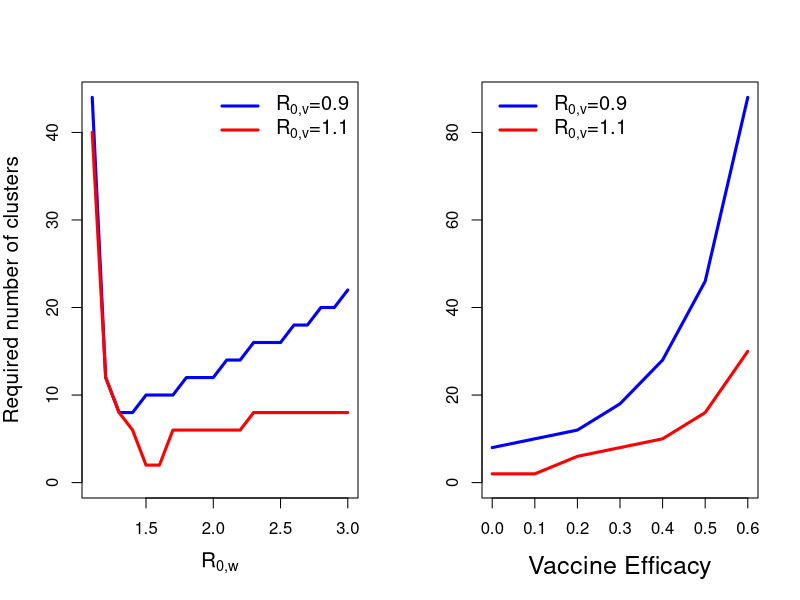

Write R code to recreate this figure.
# From Lee's code
t.test.calcs <- function(sd1, sd2, alpha=0.05, N=NULL, delta=NULL, pow=NULL) {
  if (is.null(N)+is.null(delta)+is.null(pow)+is.null(alpha) != 1) {
    print("Error: Need exactly one of N, delta, power, or alpha to be null")
    return(NA)
  } else if (is.null(N)) {
    approx <- ((sd1^2+sd2^2)*(qnorm(1-alpha/2)+qnorm(pow))^2)/(delta^2)
    if (approx < 1) {
      return(1)
    } else {
      return(uniroot(f=function(x) ((sd1^2+sd2^2)*(qt(p=1-alpha/2, df=2*x-2)+qt(p=pow, df=2*x-2))^2)/(delta^2)-x,
                     lower=approx, upper=approx*5)$root)
    }
  } else if(is.null(pow)) {
    return(pow <- pt(q=sqrt((N*delta^2)/(sd1^2+sd2^2))-qt(p=1-alpha/2, df=2*N-2), df=2*N-2))
  } else if(is.null(delta)) {
    return(sqrt(((sd1^2+sd2^2)*(qt(p=1-alpha/2, df=2*N-2)+qt(p=pow, df=2*N-2))^2)/N))
  } else {
    return(2*(1-pt(q=sqrt((N*delta^2)/(sd1^2+sd2^2))-qt(p=pow, df=2*N-2), df=2*N-2)))
  }
}

# Function to get final size
getFinalSize <- function(q, i0, r0, gamma, phi) {
  # Make relation
  s_init <- 1 - i0 - q
  s_infs <- seq(0, s_init, 0.00001)
  r0_func <- function(q, i0, gamma, phi, s_inf) {
    num <- (s_init) * log(((1 - gamma) * (s_init)) / s_inf)
    denom <- ((1 - gamma) * (s_init) - s_inf) + gamma * (s_init) * (1 - (s_inf / ((1 - gamma) * (s_init)))^phi) + i0
    return(num / denom)
  }
  r0s <- sapply(s_infs, FUN=r0_func, q=q, i0=i0, gamma=gamma, phi=phi)
  # Get final size proportions
  if (r0 == 0) { # If the infection has an r0 of 0, then it will not spread
    s_final <- 1 - i0 - q # prop. suscep = 1 - prop. init. infect - prop. init. recov.
  } else {
    s_final <- s_infs[which(r0s < r0)[1]] # prop. of the initially susceptible who get infected
  }
  v_final <- gamma * (s_init) * (s_final / ((1 - gamma) * (s_init)))^phi
  # Prop. recovereds of:
  # (1) Pre-existing recovereds
  # (2) naive susceptibles who got infecteds
  # (3) vaccinateds who got infecteds
  # (4) initial infections
  r_final <- 1 - s_final - v_final
  return(c(s_final, v_final, r_final))
}

# Function to get difference in final sizes
getDiffFinalSize <- function(q, i0, r0t, r0w, alpha, r0v, phi_trad, phi_trans) {
  if(q + alpha + i0 > 1) {
    return('q + alpha + i0 cannot be greater than 1.')
  } else {
    # 0) Set up global variables
    s_init = 1 - i0 - q
    # 1) Get final size of traditional vaccine
    trad_vax_res <- getFinalSize(q=q, i0=i0, r0=r0w, gamma=alpha / s_init, phi=phi_trad)
    # 2a) Get final size of "vaccine transmission." When phi=0, 
    #     The recovered prop. is actually the prop. vaccinated. 
    trans_vax_pre <- getFinalSize(q=q, i0=alpha, r0=r0v, gamma=0, phi=0)
    prop_pop_vax <- trans_vax_pre[3] - q # recovereds (made up of vaccine and init recovered) - init. recov = prop. of entire pop. vaccinated.
    # 2b) Get final size after wildtype transmission
    trans_vax_res <- getFinalSize(q=q, i0=i0, r0=r0w, gamma=prop_pop_vax / s_init, phi=phi_trans)
    s_inf_trad <- trad_vax_res[1]
    s_T_inf_trad <- trad_vax_res[2]
    s_inf_trans <- trans_vax_res[1]
    s_T_inf_trans <- trans_vax_res[2]
    # 3) Define f_trad, f_trans, f_v, f_trad_vax, f_trans_vax, f_trad_unvax, f_trans_unvax
    f_trad <- 1 - s_T_inf_trad - s_inf_trad
    f_trans <- 1 - s_T_inf_trans - s_inf_trans
    f_v <- prop_pop_vax
    f_trad_vax <- alpha - s_T_inf_trad
    f_trans_vax <- f_v - s_T_inf_trans
    f_trad_unvax <- f_trad - f_trad_vax
    f_trans_unvax <- f_trans - f_trans_vax
    # Define estimands
    ## Delta 1
    k_delta1 <- 1
    delta1 <- (f_trad / k_delta1) - (f_trans / k_delta1)
    ## Delta 4
    delta4 <- (f_trad_vax / alpha) - (f_trans_vax / f_v)
    if (delta4 < 1e-10) {
      delta4 <- 0
    }
    ## Delta 5
    delta5 <- (f_trad_unvax / (1 - alpha)) - (f_trans_unvax / (1 - alpha))
    ## Delta 2
    delta2 <- (f_trad_unvax / (1 - alpha)) - (f_trans_vax / f_v)
    ## Delta 3
    delta3 <- (f_trad_unvax / (1 - alpha)) - ((f_trans - f_trans_vax) / (1 - f_v))
    return(c(delta1, delta2, delta3, delta4, delta5,
             f_trad, f_trans, f_v, f_trad_vax, f_trans_vax, f_trad_unvax, f_trans_unvax, #12
             f_v - alpha, 1 - f_v))
  }
}

getSampSize <- function(n, q, i0, r0t, r0w, alpha, r0v, phi_trad, sampN, sigma_trad, diff_init_vax_unvax) {
  phi_trans = phi_trad
  sigma_trans = sigma_trad
  s <- sampN
  # Get final sizes
  res <- getDiffFinalSize(q, i0, r0t, r0w, alpha, r0v, phi_trad, phi_trans)
  delt1 <- res[1]
  delt2 <- res[2]
  delt3 <- res[3]
  delt4 <- res[4]
  delt5 <- res[5]
  f_trad <- res[6]
  f_trans <- res[7]
  f_v <- res[8]
  f_trad_vax <- res[9]
  f_trans_vax <- res[10]
  f_trad_unvax <- res[11]
  f_trans_unvax <- res[12]
  # Delta 1. Overall.
  var_trad_delt1 <- (n - s) / (s*(n-1)) * (f_trad * (1 - f_trad)) + 
    (n / (n - 1)) * ((s - 1) / s) * as.numeric(sigma_trad)
  var_trans_delt1 <- (n - s) / (s*(n-1)) * (f_trans * (1 - f_trans)) + 
    (n / (n - 1)) * ((s - 1) / s) * as.numeric(sigma_trans)
  req_samp_delt1 <- 2*ceiling(t.test.calcs(sd1=sqrt(var_trad_delt1), sd2=sqrt(var_trans_delt1), alpha=0.05, N=NULL, delta=delt1, pow=0.8))
  # Delta 4. Init vax.
  if (diff_init_vax_unvax) { # if can differentiate, then can sample 's' from 'k'
    s_delt4 <- s
    if (s_delt4 > n * alpha) { # if larger than 'k', sample all 'k'
      s_delt4 <- n * alpha
    }
  } else { # if cannot, can only sample 's*alpha' from 'k'
    s_delt4 <- s * alpha
  }
  f_trad4 <- f_trad_vax / alpha
  f_trans4 <- f_trans_vax / f_v
  var_trad_delt4 <- ((n * alpha) - s_delt4) / (s_delt4 * (n * alpha - 1)) * (f_trad4 * (1 - f_trad4)) +
    (n * alpha) / ((n * alpha) - 1) * ((s_delt4 - 1) / s_delt4) * var_trad_delt1 * (f_trad4 / f_trad)^2
  var_trans_delt4 <- ((n * alpha) - s_delt4) / (s_delt4 * (n * alpha - 1)) * (f_trans4 * (1 - f_trans4)) +
    (n * alpha) / ((n * alpha) - 1) * ((s_delt4 - 1) / s_delt4) * var_trans_delt1 * (f_trans4 / f_trans)^2
  if (delt4 == 0) {
    req_samp_delt4 <- 1e9
  } else {
    req_samp_delt4 <- 2*ceiling(t.test.calcs(sd1=sqrt(var_trad_delt4), sd2=sqrt(var_trans_delt4), alpha=0.05, N=NULL, delta=delt4, pow=0.8))
  }
  # Delta 5. Init unvax.
  if (diff_init_vax_unvax) {
    s_delt5 <- s
  } else {
    s_delt5 <- s * (1 - alpha)
  }
  f_trad5 <- f_trad_unvax / (1 - alpha)
  f_trans5 <- f_trans_unvax / (1 - alpha)
  var_trad_delt5 <- (n * (1 - alpha) - s_delt5) / (s_delt5 * (n * (1 - alpha) - 1)) * (f_trad5 * (1 - f_trad5)) +
    (n * (1 - alpha)) / (n * (1 - alpha) - 1) * ((s_delt5 - 1) / s_delt5) * var_trad_delt1 * (f_trad5 / f_trad)^2
  var_trans_delt5 <- (n * (1 - alpha) - s_delt5) / (s_delt5 * (n * (1 - alpha) - 1)) * (f_trans5 * (1 - f_trans5)) +
    (n * (1 - alpha)) / (n * (1 - alpha) - 1) * ((s_delt5 - 1) / s_delt5) * var_trans_delt1 * (f_trans5 / f_trans)^2
  req_samp_delt5 <- 2*ceiling(t.test.calcs(sd1=sqrt(var_trad_delt5), sd2=sqrt(var_trans_delt5), alpha=0.05, N=NULL, delta=delt5, pow=0.8))
  # Delta 2. Indir. vax.
  if (diff_init_vax_unvax) { # this s_delt2 is specific to the trans. arm.
    s_delt2 <- s * ((f_v - alpha) / (1 - alpha))
  } else {
    s_delt2 <- s * (f_v - alpha)
  }
  f_trans2 <- f_trans_vax / f_v
  var_trans_delt2 <- (n * (1 - alpha) - s_delt2) / (s_delt2 * (n * (1 - alpha) - 1)) * (f_trans2 * (1 - f_trans2)) +
    (n * (1 - alpha)) / (n * (1 - alpha) - 1) * ((s_delt2 - 1) / s_delt2) * var_trans_delt1 * (f_trans2 / f_trans)^2
  req_samp_delt2 <- 2*ceiling(t.test.calcs(sd1=sqrt(var_trad_delt5), sd2=sqrt(var_trans_delt2), alpha=0.05, N=NULL, delta=delt2, pow=0.8))
  # Delta 3. Never vax.
  if (diff_init_vax_unvax) { # this s_delt3 is specific to the trans. arm.
    s_delt3 <- s * ((1 - f_v) / (1 - alpha))
  } else {
    s_delt3 <- s * (1 - f_v)
  }
  f_trans3 <- f_trans_vax / f_v
  var_trans_delt3 <- (n * (1 - alpha) - s_delt3) / (s_delt3 * (n * (1 - alpha) - 1)) * (f_trans3 * (1 - f_trans3)) +
    (n * (1 - alpha)) / (n * (1 - alpha) - 1) * ((s_delt3 - 1) / s_delt3) * var_trans_delt1 * (f_trans3 / f_trans)^2
  req_samp_delt3 <- 2*ceiling(t.test.calcs(sd1=sqrt(var_trad_delt5), sd2=sqrt(var_trans_delt3), alpha=0.05, N=NULL, delta=delt3, pow=0.8))
  
  return(req_samp_delt1)
}

n = 1000
q = 0.1
i0 = 1/1000
r0t = 0
r0w = 2
alpha = 0.05
r0v = 0.9
phi_trad = 0.2
sampN = 100
sigma_trad = 0.01
diff_init_vax_unvax = FALSE

# Panel 2
pan2_xs <- seq(1.1, 3, by=0.1)
pan2res1 <- sapply(pan2_xs, getSampSize, n = n, q = q, i0 = i0, r0t = r0t, sampN = sampN, 
                    alpha = alpha, r0v = 0.9, phi_trad = phi_trad, sigma_trad = sigma_trad, diff_init_vax_unvax = FALSE)
pan2res2 <- sapply(pan2_xs, getSampSize, n = n, q = q, i0 = i0, r0t = r0t, sampN = sampN, 
                   alpha = alpha, r0v = 1.1, phi_trad = phi_trad, sigma_trad = sigma_trad, diff_init_vax_unvax = FALSE)

# Panel 3
pan3_xs <- seq(0, 0.6, 0.1)
pan3res1 <- sapply(pan3_xs, getSampSize, n = n, q = q, i0 = i0, r0t = r0t,
                   r0w = r0w, alpha = alpha, r0v = 0.9, sampN = sampN, sigma_trad = sigma_trad, diff_init_vax_unvax = FALSE)
pan3res2 <- sapply(pan3_xs, getSampSize, n = n, q = q, i0 = i0, r0t = r0t,
                   r0w = r0w, alpha = alpha, r0v = 1.1, sampN = sampN, sigma_trad = sigma_trad, diff_init_vax_unvax = FALSE)

# Plot fig
png(file="~/netVax/code_output/figs/figS3.png",
    width=6.5, height=3.75, units="in", res=400)
par(mfrow = c(1, 2))
plot(pan2_xs, pan2res1, type='l', 
     ylab='Required number of clusters',
     xlab=expression('R'['0,w']),
     col='blue', lwd=3, ylim=c(0, max(pan2res1, pan2res2)), cex.lab=1.25)
lines(pan2_xs, pan2res2, col='red', lwd=3)
legend(x='topright', legend=c(expression('R'['0,v']*'=0.9'), expression('R'['0,v']*'=1.1')),
       col=c("blue", "red"), lty=1, lwd=3, cex=1.2, bty='n')
plot(pan3_xs, pan3res1, type='l', 
     ylab='',
     xlab='Vaccine Efficacy',
     col='blue', lwd=3, cex.lab=1.5, ylim=c(0, max(pan3res1, pan3res2)))
lines(pan3_xs, pan3res2, col='red', lwd=3)
legend(x='topleft', legend=c(expression('R'['0,v']*'=0.9'), expression('R'['0,v']*'=1.1')),
       col=c("blue", "red"), lty=1, lwd=3, cex=1.2, bty='n')
dev.off()

